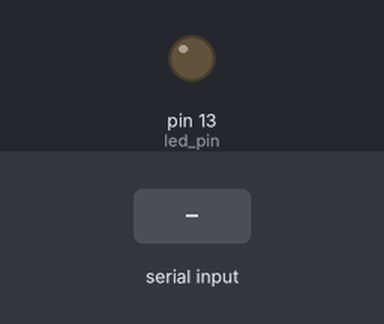
The sketch below on a simulated Arduino Uno, built with avr-gcc and run on an emulated ATmega328P. Parts: output pins drawn as LEDs (lit = HIGH). The test bench sets the inputs (shaded band).

Above: at 1.2 s.
1.3 s: "on" received over Serial
At 3.3 s:
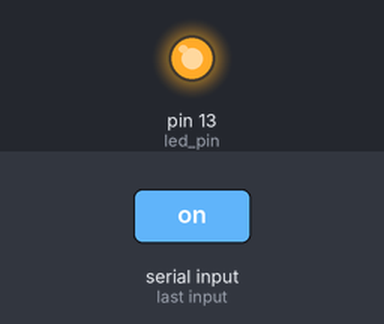
3.8 s: "off" received over Serial
At 5.2 s:
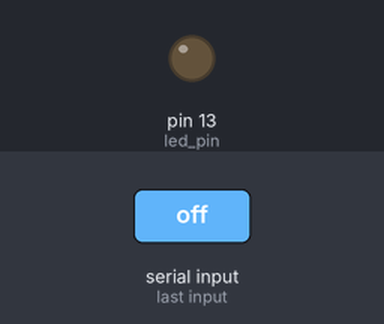
Timing chart, 0 to 6.8 s (numbered marks = the images above; inputs shaded):
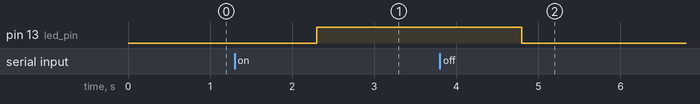

The sketch:

8_lab_uno.ino
```cpp
#define led_pin 13
bool state = false;

void setup()
{
  pinMode(led_pin, OUTPUT);
  Serial.begin(115200);
}

void loop()
{
  if (Serial.available())
  {
    String str = Serial.readString();

    if(str == "on")
      state = true;
    else if(str == "off")
      state = false;
  }
  digitalWrite(led_pin, state);
}
```

Measured:
- after the input at 1.3 s, pin 13 (led_pin): LOW → HIGH after 1.0 s
- after the input at 3.8 s, pin 13 (led_pin): HIGH → LOW after 1.0 s
